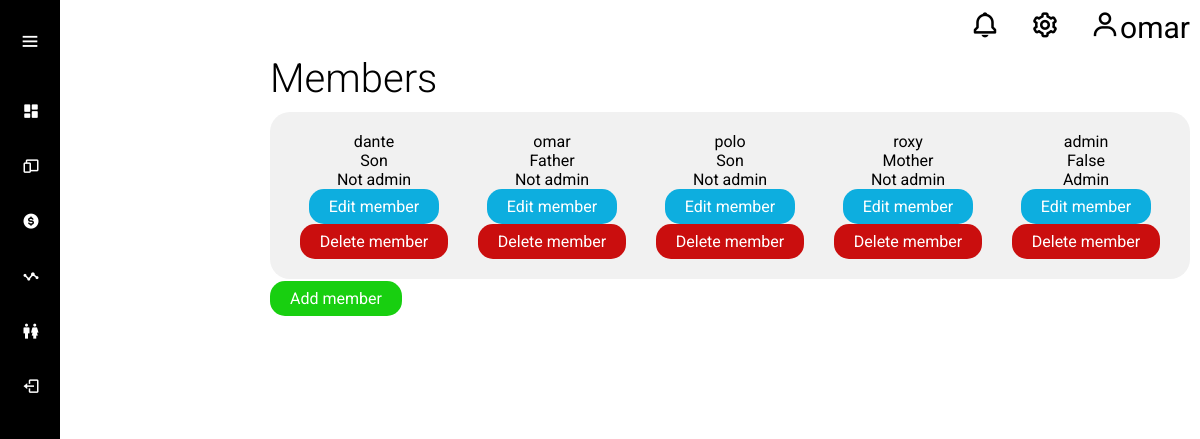
The page /member/ (signed in) on the database its author committed.
### user_auth/models.py (models this page shows, shortened)
class Person(models.Model):
    user = models.OneToOneField(User, on_delete=models.CASCADE)
    kindred = models.CharField(max_length=255)
    is_family_admin = models.BooleanField(default=False)
    family = models.ForeignKey(Family, on_delete=models.CASCADE)

### member/views.py (the view)
# urls.py: path("member/", include("member.urls")),
def member(request):
    person = get_object_or_404(Person, user=request.user)
    family_persons = Family.list_members(person)
    return render(request, "member/member.html", {"members": family_persons})

### user_auth/models.py (called while the page is built)
    @classmethod
    def list_members(cls, person):
        family_persons = Person.objects.filter(family=person.family)
        return family_persons

### member/templates/member/member.html (shortened to what this page needs)
{% extends 'core/base.html' %} {% block title %}Members{% endblock %}{% block content %}
<div class="container">
    <h1 class="title">Members</h1>
    <div class="panel-container">
        <div class="members">
            {% for member in members %}
            <div class="member">
                <p class="name">{{member.user.username}}</p>
                <p class="kindred">{{member.kindred}}</p>
                {% if member.is_family_admin %}
                <p class="is_family_admin">Admin</p>
                {% else %}
                <p class="type">Not admin</p>
                {% endif %}
                <a href="#" class="btn btn-edit">Edit member</a>
                <a href="#" class="btn btn-delete">Delete member</a>
            </div>
            {% endfor %}
        </div>
    </div>
    <a href="#" class="btn-add btn">Add member</a>
</div>
{% endblock %}

### core/templates/core/base.html (shortened to what this page needs)
{% load static %}
<!DOCTYPE html>
<html lang="en">
<head>
    <link href='https://unpkg.com/boxicons@2.1.4/css/boxicons.min.css' rel='stylesheet'>
    <link rel="stylesheet" href=" {% static 'css/styles.css' %} ">
</head>
<body>
    <header class="header">
        <a href="#"><i class='bx bx-bell'></i></i></a>
        <a href="#"><i class='bx bx-cog'></i></a> {% if user.is_authenticated %}
        <a href=""><i class='bx bx-user' ></i>{{user.username}}</a> {% endif %}
    </header>
    <nav class="sidebar">
        <div class="logo-menu">
            <i class='bx bx-menu toggle-btn'></i>
        </div>
        <ul class="list">
            {% if user.is_authenticated %}
            <li class="list-item">
                <a href="{% url 'dashboard:dashboard' %}">
                    <i class='bx bxs-dashboard'></i>
                </a>
            </li>
            <li class="list-item">
                <a href="{% url 'device:device' %}">
                    <i class='bx bx-devices'></i>
                </a>
            </li>
            <li class="list-item">
                <a href="#">
                    <i class='bx bxs-dollar-circle'></i>
                </a>
            </li>
            <li class="list-item">
                <a href="#">
                    <i class='bx bx-stats'></i>
                </a>
            </li>
            <li class="list-item">
                <a href="{% url 'member:member' %}">
                    <i class='bx bx-male-female'></i>
                </a>
            </li>
            <li class="list-item">
                <a href="{% url 'user_auth:sign_out' %}">
                    <i class='bx bx-log-out'></i>
                </a>
            </li>
            {% endif %}
        </ul>
    </nav>
    {% block content %} {% endblock %}
</body>
</html>

### static/css/styles.css (style rules this page uses)
* { margin: 0; padding: 0; box-sizing: border-box; font-family: "Roboto", sans-serif; }
.container { margin-left: 270px; margin-right: 10px; }
.title { font-weight: 300; font-size: 40px; }
.panel-container { margin: 10px 0; padding: 20px; background-color: #f1f1f1; border-radius: 20px; }
.btn { text-decoration: none; padding: 8px 20px; border-radius: 15px; transition: .1s ease; }
.btn-add { background-color: #18CF10; color: #fff; }
.btn-edit { background-color: #0daedf; color: #fff; }
.btn-delete { background-color: #ca0e0e; color: #fff; }
.header { display: flex; justify-content: end; gap: 10px; align-items: center; }
.header a { text-decoration: none; margin: 5px; padding: 5px; color: #000; font-size: 30px; border-radius: 20px; }
.sidebar { position: fixed; top: 0; left: 0; width: 60px; height: 100%; background-color: #000; padding: 6px; transition: .5s; }
.sidebar .logo-menu { display: flex; align-items: center; width: 100%; height: 70px; color: #fff; }
.sidebar .logo-menu .toggle-btn { position: absolute; left: 50%; transform: translateX(-50%); width: 40px; height: 40px; font-size: 22px; text-align: center; line-height: 40px; cursor: pointer; transition: .5s; }
.sidebar .list { margin-top: 10px; }
.list .list-item { width: 100%; height: 50px; margin: 5px 0; list-style: none; line-height: 50px; }
.list .list-item a { display: flex; align-items: center; font-size: 18px; color: #fff; text-decoration: none; border-radius: 6px; white-space: nowrap; }
.list .list-item a i { min-width: 50px; height: 50px; text-align: center; line-height: 50px; }
.members { display: grid; gap: 10px; grid-auto-flow: column; }
.members .member { display: flex; justify-content: center; flex-direction: column; align-items: center; }

### rows shown on the page
Person: user.username "dante", kindred "Son", is_family_admin "Not admin"
Person: user.username "omar", kindred "Father", is_family_admin "Not admin"
Person: user.username "polo", kindred "Son", is_family_admin "Not admin"
Person: user.username "roxy", kindred "Mother", is_family_admin "Not admin"
Person: user.username "admin", kindred "False", is_family_admin "Admin"

### other values the page prints
{{ user.username }} "omar"
